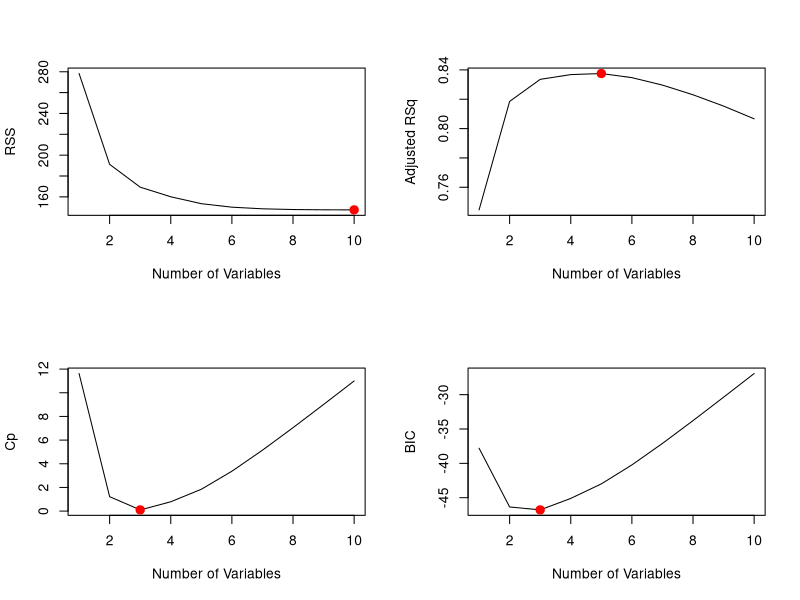

Reproduce this figure in R.

# Fuel Efficiency Analysis
# Best Subset Selection (Student)
# Instructions:

# Run subset selection on the mtcars data
# Does the R-squared always increase and RSS always decrease when the model has more variables? Why?
# Generate line plots of RSS, Adjusted R-squared, Cp and BIC vs number of features
# Show the coefficients of the best model and interpret it


# load the leaps library which is available in conda's r channel
# see the instructions in install-instructions/README.md
library(leaps)

# use subset selection to find the best model for mpg for every number of variables

to = proc.time()

reg_fit_full = regsubsets(mpg ~ ., data=mtcars, nvmax=10)
tf = proc.time()
tf - to

reg_summary = summary(reg_fit_full)
reg_summary

# see the R-squared for the best model with idx variables
reg_summary$rsq


# plot number of variables for the best model against the associated RSS, Adjusted R-Squared, Cp and BIC. 
par(mfrow=c(2, 2))

plot(reg_summary$rss, xlab="Number of Variables", ylab="RSS", type="l")
points(
    which.min(reg_summary$rss),
    min(reg_summary$rss),
    col="red",
    cex=2,
    pch=20
)

plot(reg_summary$adjr2, xlab="Number of Variables", ylab="Adjusted RSq", type="l")
points(
    which.max(reg_summary$adjr2),
    max(reg_summary$adjr2),
    col="red",
    cex=2,
    pch=20
)

plot(reg_summary$cp, xlab="Number of Variables", ylab="Cp", type="l")
points(
    which.min(reg_summary$cp),
    min(reg_summary$cp),
    col="red",
    cex=2,
    pch=20
)

plot(reg_summary$bic, xlab="Number of Variables", ylab="BIC", type="l")
points(
    which.min(reg_summary$bic),
    min(reg_summary$bic),
    col="red",
    cex=2,
    pch=20
)

# see the coefficients for the best model with 3 variables
coef(reg_fit_full, 3)
